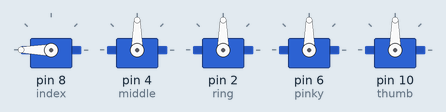
Simulated run of this sketch. Board: Arduino Uno, built with avr-gcc and run on an emulated ATmega328P. On the bench: 5 × servo.

Above: at 0.05 s.
At 3.0 s:
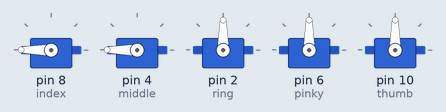
At 6.0 s:
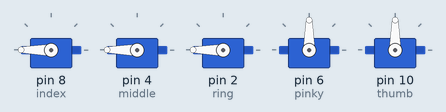
At 7.5 s:
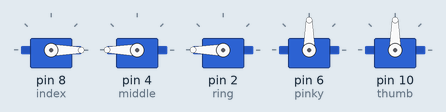
At 9.0 s:
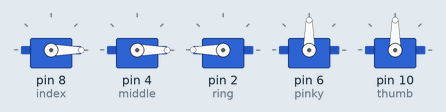
At 12.0 s:
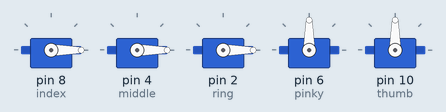
Timing chart, 0 to 15.6 s (numbered marks = the images above):
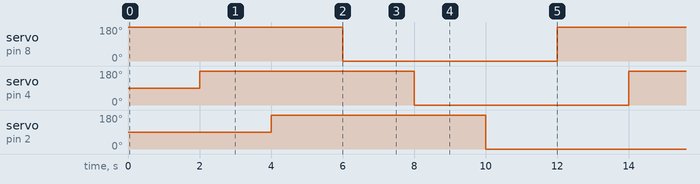

The sketch:

hand-test.ino
```cpp
#include <Servo.h>

/*one servo for each finger
 * plus double actuation
 * for the thumb
 */
Servo index;
Servo middle;
Servo ring;
Servo pinky;
Servo thumb;

void setup() {
  /*attach servo signal
   * lines to arduino lines
   */
  index.attach(8);
  middle.attach(4);
  ring.attach(2);
  pinky.attach(6);
  thumb.attach(10);

  index.write(90);
  middle.write(90);
  ring.write(90);
 // pinky.write(90);
 // thumb.write(90);

}


void loop() {
  index.write(180);
  delay(2000);
  middle.write(180);
  delay(2000);
  ring.write(180);
  delay(2000);
  index.write(0);
  delay(2000);
  middle.write(0);
  delay(2000);
  ring.write(0);
  delay(2000);

}


void openHand(){
  thumb.write(0);
  index.write(0);
  middle.write(0);
  ring.write(0);
  pinky.write(0);
}

void closeHand(){
  index.write(180);
  middle.write(180);
  ring.write(180);
  pinky.write(180);
  thumb.write(180);
  thumb.write(180);
}

void thumbsUp(){
  index.write(180);
  middle.write(180);
  ring.write(180);
  pinky.write(180);
  thumb.write(0);
}

void peace(){
  index.write(0);
  middle.write(0);
  ring.write(180);
  pinky.write(180);
  thumb.write(180);
}

void callMe(){
  index.write(180);
  middle.write(180);
  ring.write(180);
  pinky.write(90);
  thumb.write(0);
}

void metal(){
  index.write(0);
  middle.write(180);
  ring.write(180);
  pinky.write(0);
  thumb.write(180);
}

void theFinger(){
  index.write(180);
  middle.write(0);
  ring.write(180);
  pinky.write(180);
  thumb.write(180);
}
```

Measured:
- by itself, servo on pin 8 (index), servo on pin 4 (middle), servo on pin 2 (ring): alternates 180° for 6.0 s and 0° for 6.0 s
